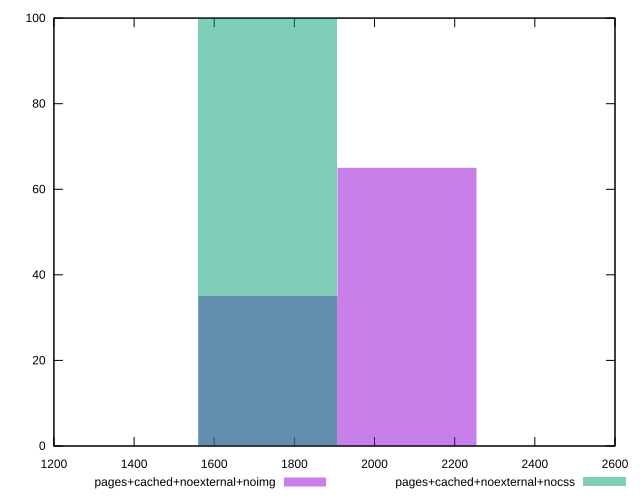

The script that saved this image:
reset
set terminal svg size 640, 500 enhanced background rgb 'white'
set output "report_00007_2020-12-11T15:55:29.892Z/first-meaningful-paint/comparison/histogram/8_vs_9.svg"

$pagesCachedNoexternalNoimg <<EOF
1743.2750615381406 35
2091.9300738457687 65
EOF

$pagesCachedNoexternalNocss <<EOF
1743.2750615381406 100
EOF

set key outside below
set boxwidth 348.6550123076281
set yrange [0:100]
set style fill transparent solid 0.5 noborder

plot \
  $pagesCachedNoexternalNoimg title "pages+cached+noexternal+noimg" with boxes, \
  $pagesCachedNoexternalNocss title "pages+cached+noexternal+nocss" with boxes, \


reset
